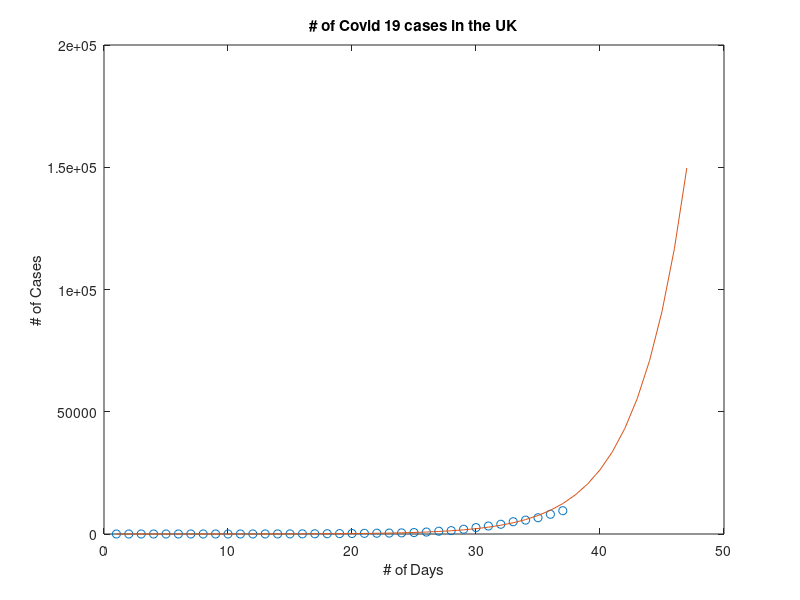
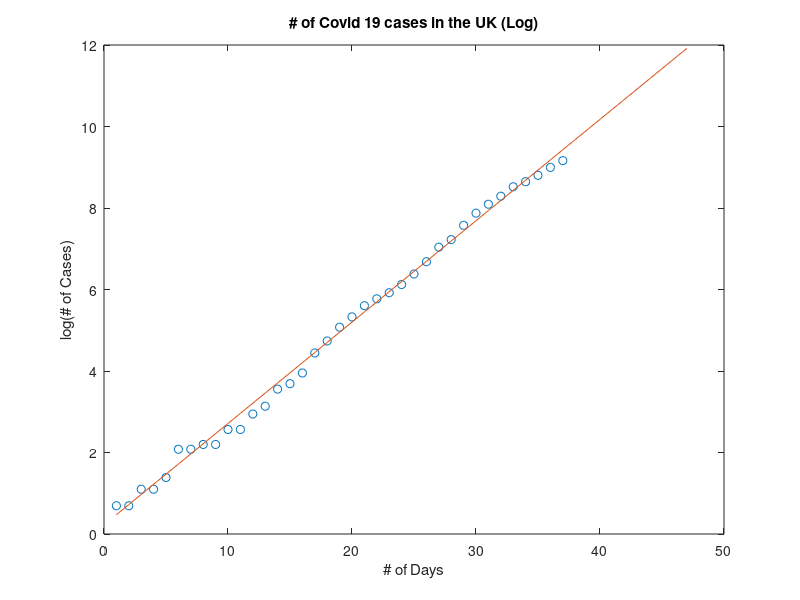

These figures' MATLAB source, in order: (Note: this script raises an error after producing the figures.)
test_stats=[NaN,NaN,NaN,NaN,NaN,NaN,NaN,NaN,NaN,NaN,NaN,NaN,NaN,NaN,NaN,NaN,NaN,NaN,NaN,NaN,NaN,NaN,NaN,NaN,NaN,NaN,NaN,NaN,50442,53595,61352, 66976,72818,78340,83945,90436];
cases_stats=[2,2,3,3,4,8,8,9,9,13,13,19,23,35,40,52,85,114,160,206,271,321,373,456,590,798,1140,1372,1950,2626,3269,3983,5018,5683,6650,8077,9529];
days=1:length(cases_stats);

ext_days=1:(1*length(cases_stats)+10);

p=polyfit(days(15:end),log(cases_stats(15:end)),1);
ext_stats=exp(polyval(p,ext_days));

figure;
plot(days,cases_stats,'o')
hold on;
plot(ext_days,ext_stats);
xlabel('# of Days');
ylabel('# of Cases');
title('# of Covid 19 cases in the UK')

figure;
plot(days,log(cases_stats),'o')
hold on;
plot(ext_days,log(ext_stats));
xlabel('# of Days');
ylabel('log(# of Cases)');
title('# of Covid 19 cases in the UK (Log)')

%%
startd=10;
logfun=@(x,xdata)x(1)./(1+exp((-x(2)*(xdata-x(3)))));

x0=[20000, 0.26,37];
xdata=days(startd:end);
ydata=cases_stats(startd:end);
[x,resnorm,resid,exitflag,output,lambda,J]=lsqcurvefit(logfun,x0,xdata,ydata);
ci = nlparci(x,resid,'jacobian',J);
ext_days_logfun=1:(1*length(cases_stats)+x(3));

figure;
plot(days,cases_stats,'o')
hold on;
plot(ext_days_logfun,logfun(x,ext_days_logfun));
plot(ext_days_logfun,logfun([ci(1,1),ci(2,1),ci(3,2)],ext_days_logfun));
plot(ext_days_logfun,logfun([ci(1,2),ci(2,2),ci(3,1)],ext_days_logfun));